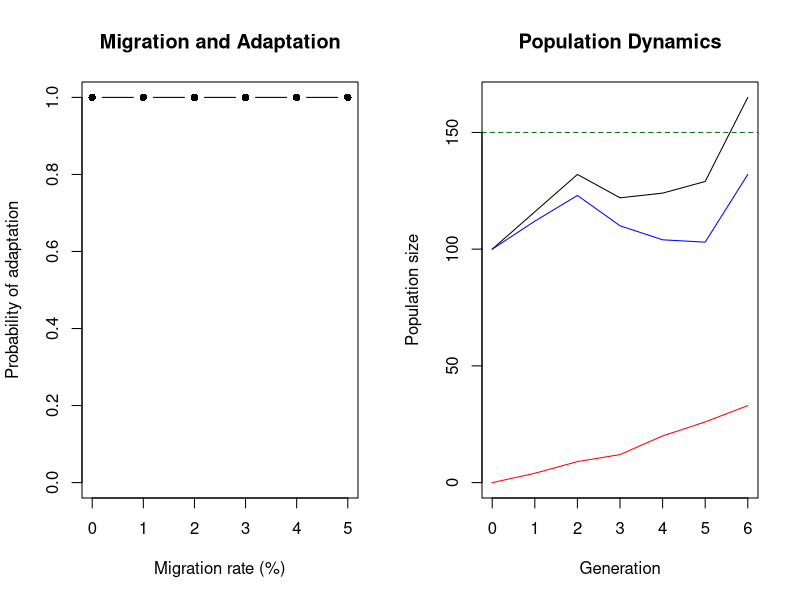

This chart was generated by the following R code:
## ---- chunk 1
# ==== FUNCTION 1: SIMULATE ONE GENERATION

# Two turtle types are represented:
# a = the usual (wild-type) population
# A = the adapted population

# The model includes:
# 1. Population growth affected by warming
# 2. A relative growth advantage or disadvantage for type A
# 3. Mutation from type a to type A
# 4. Immigration of adapted individuals from a source beach
# 5. Population growth affected by warming

simulate_one_gen <- function(N_a, N_A, decay_rate, sel_coeff, mut_rate, mig_rate = 0, N_source_a = 0, carrying_capacity = 10000) {
  
  # ====STEP 1: Generate offspring for each turtle type
  
  # Generate the number of type-a offspring.
  # The expected number is reduced by the warming effect
  # represented by decay_rate.
  
  # NEW: Carrying capacity limits population growth
  density_factor <- max(1 - (N_a + N_A) / carrying_capacity, 0)
  
  # Draw offspring according to Poisson distributions
  # rpois(1, lambda) draws one random value from a Poisson
  # distribution with expected value lambda.

  offsp_a <- rpois(1, N_a * (1-decay_rate) * density_factor)
  offsp_A <- rpois(1, N_A * (1-decay_rate+sel_coeff) * density_factor)
  
  
  # sel_coeff represents the relative growth advantage
  # of the adapted type.
  # A positive sel_coeff increases its expected growth,
  # while a negative value decreases its expected growth.
  
  # ====STEP 2: Simulate mutation from type a to type A
  
  # Estimate the number of type-a offspring that mutate
  # Number of type-a offspring * mutation rate.
  
  mut_a_to_A <- rpois(1, offsp_a * mut_rate)
  
  # ====STEP 3: Simulate immigration from the source beach
  # Generate the number of adapted individuals arriving from the cooler source beach.
  # source population size and the migration rate.
  
  mig_A <- rpois(1, N_source_a * mig_rate)
  
  # ====STEP 4: Calculate population sizes in the next generation
  # Subtract individuals that mutated from type a.
  # max(..., 0) prevents the population from becoming negative.
  
  N_a_new <- max(offsp_a - mut_a_to_A, 0)
  
  # Add together:
  # Offspring already belonging to type A
  # New mutants from type a
  # Immigrants from the source beach
  
  N_A_new <- offsp_A + mut_a_to_A + mig_A
  
  return(c(
  N_a = N_a_new,
  N_A = N_A_new
))
  
}

print(simulate_one_gen(100,100,0.2,0,0.0001))

## ---- chunk 2
# Define a function that simulates the population over several generations.

simulate_pop <- function(N_init_a, N_init_A, decay_rate, sel_coeff,
                         mut_rate, t_max, mig_rate,
                         N_source_A) {
  
 # Store the initial numbers of non-adapted and adapted turtles on the warming beach in a vector.
  # pop_new[1] represents the number of a individuals.
  # pop_new[2] represents the number of A individuals.
  
  pop_new <- c(N_init_a, N_init_A)
  
  pop_vector <- matrix(c(pop_new), nrow = 1)
  
# Repeat the simulation once for each generation, up to the maximum number of generations specified by t_max.
  
  for (i in 1:t_max) {
    
    # Migration and survival combined into one step
    # mig_rate = probability of successful migration
    
#the source population itself is not reduced here. N_source_A remains fixed, so it acts as a constant reservoir that can supply adapted turtles in every generation.
    
    migrants <- rbinom(1, N_source_A, mig_rate)
    
    # Original function: simulate the warming beach
    # Migration is set to zero here because we add the
    # surviving migrants separately below.
    gen_result <- simulate_one_gen(
      pop_new[1], pop_new[2], decay_rate,
      sel_coeff, mut_rate, mig_rate = 0,
      N_source_a = 0
    )
    #print(gen_result)
    # Keep only the two population counts
    pop_new <- c(
      unname(gen_result["N_a"]),
      unname(gen_result["N_A"])
    )
    
    #print(pop_new)
    # Add successful migrants to adapted type A
    pop_new[2] <- pop_new[2] + migrants
    
    # Save all populations
    pop_vector <- rbind(pop_vector, c(pop_new))
    
    #print(c(pop_new, source_new,i))
    
    # Stop if the warming population recovers or the
    # whole system becomes extinct
    if (sum(pop_new) >= 1.5 * (N_init_a + N_init_A) ||
        sum(c(pop_new)) == 0) break
  }
  
  rownames(pop_vector) <- 0:(nrow(pop_vector) - 1)
  colnames(pop_vector) <- c("a", "A")
  
  return(pop_vector)
}

# Define baseline model parameters

N_init_a <- 100
N_init_A <- 0
N_source_A <- 100
decay_rate <- 0.01
sel_coeff <- 0.2
mut_rate <- 0.0001
t_max <- 1000
mig_rate <- 0.5

output <- simulate_pop(N_init_a, N_init_A, decay_rate, sel_coeff, mut_rate, t_max, mig_rate, N_source_A)

# Run simulations for different migration rates
mig_rates <- seq(0, 0.05, by = 0.01)

# Number of simulations for each migration rate
n_replicates <- 100

# Store probability of adaptation
prob_adaptation <- numeric(length(mig_rates))

# Define population recovery threshold
recovery_threshold <- 1.5 * (N_init_a + N_init_A)

for (j in seq_along(mig_rates)) {
  
  # Store whether adaptation succeeds in each simulation
  successes <- logical(n_replicates)
  
  for (r in seq_len(n_replicates)) {
    
  output <- simulate_pop(
  N_init_a, N_init_A, decay_rate, sel_coeff,
  mut_rate, t_max,
  mig_rate = 0.05,
  N_source_A = N_source_A
)
    # Calculate total population on the warming beach
    home_total <- output[, "a"] + output[, "A"]
    
    # Success means population recovery with adapted turtles present
    successes[r] <- any(
      home_total >= recovery_threshold &
        output[, "A"] > 0
    )
  }
  
  # Probability = successful simulations / total simulations
  prob_adaptation[j] <- mean(successes)
}

# Display results
results <- data.frame(
  migration_rate = mig_rates,
  probability_adaptation = prob_adaptation
)

print(results)

#This is where plotting starts.

# Display both plots side by side

par(mfrow = c(1, 2))

# Plot 1: Migration rate vs adaptation probability
plot(
  mig_rates * 100, prob_adaptation,
  type = "b", pch = 16, ylim = c(0, 1),
  xlab = "Migration rate (%)",
  ylab = "Probability of adaptation",
  main = "Migration and Adaptation"
)

# Plot 2: Population dynamics
generation <- 0:(nrow(output) - 1)
total <- output[, "a"] + output[, "A"]

plot(
  generation, total,
  type = "l", col = "black",
  ylim = c(0, max(c(total, recovery_threshold))),
  xlab = "Generation",
  ylab = "Population size",
  main = "Population Dynamics"
)

lines(generation, output[, "a"], col = "blue")
lines(generation, output[, "A"], col = "red")
abline(h = recovery_threshold, col = "darkgreen", lty = 2)

par(mfrow = c(1, 1))

## ---- chunk 3
# Calculate Frequencies
# Calculate the total local population at each generation
N_total <- output[, "a"] + output[, "A"]

# Calculate the frequency of type a
freq_a <- ifelse(
  N_total > 0,
  output[, "a"] / N_total,
  NA
)

# Calculate the frequency of type A
freq_A <- ifelse(
  N_total > 0,
  output[, "A"] / N_total,
  NA
)

# Store the results in a data frame
frequency_output <- data.frame(
  generation = 0:(nrow(output) - 1),
  N_total = N_total,
  freq_a = freq_a,
  freq_A = freq_A
)

# Display the frequency results
print(frequency_output)
